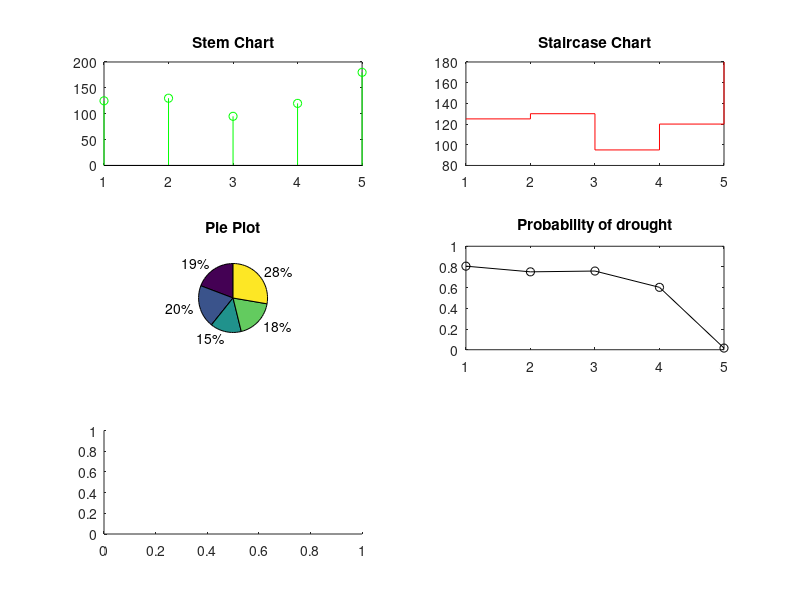

MATLAB code for this plot: (Note: this script raises an error after producing the figure.)
%Question 1
X=(0:5:50);
Y1=X.^2+2*X-2;
Y2=3*X.*log(X+1);
Y3=2*X.^3;
Y4=10*log10(X+1);
Y5=2*X.*log10(X)+2*X.^2;
plot(X,Y1,'-ro',X,Y2,'-yo',X,Y3,'-bo',X,Y4,'-co',X,Y5,'-ko');
xticks(0:5:50);
xlabel('X');
ylabel('Y');
legend('Y1','Y2','Y3','Y4','Y5');
title('Plotting functions of X');

%Question 2
A=randi([1,20],5,5);
X=sort(A(1,:));
plot(X,A(2,:),'-ro',X,A(3,:),'-bo',X,A(4,:),'-co',X,A(5,:),'-ko');
xlabel('Sorted row');
ylabel('Unsorted row');
title('Sorted vs Un-sorted');


%Question 3
X=(1:5);
Y=[125,130,95,120,180];
bar(X,Y,'b');
title('Bar Chart');
subplot(3,2,1);
stem(X,Y,'g');
title('Stem Chart');
subplot(3,2,2);
stairs(X,Y,'r');
title('Staircase Chart');
subplot(3,2,3);
pie(Y);
title('Pie Plot');
subplot(3,2,4);
for i=1:5
    Y(i)=1-Y(i)/sum(Y);
end
plot(X,Y,'-ko');
title('Probability of drought');
subplot(3,2,5);
sgtitle('5 year average Rainfall Plotting');